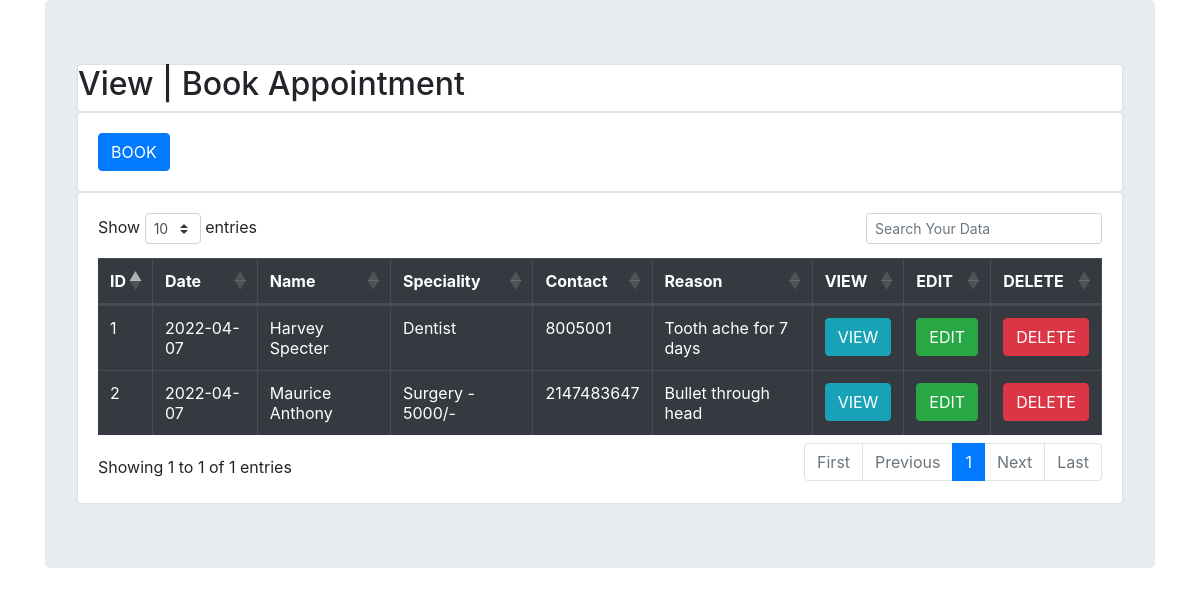
Screenshot of /modal.php with the database file from the repository.
### tables this page shows
CREATE TABLE `appointments` (
  `id` int(100) NOT NULL,
  `date` date NOT NULL,
  `fullname` varchar(100) NOT NULL,
  `contact` int(15) NOT NULL,
  `speciality` varchar(100) NOT NULL,
  `reason` varchar(200) NOT NULL
);

### modal.php (the view, shortened to what this page needs)
<html>
    <head>
    <link rel="stylesheet" href="https://stackpath.bootstrapcdn.com/bootstrap/4.2.1/css/bootstrap.min.css">
    <link rel="stylesheet" href="https://cdn.datatables.net/1.10.18/css/dataTables.bootstrap4.min.css">
    </head>
    <body>
    <div class="container">
        <div class="jumbotron">
            <div class="card">
                <h2> View | Book Appointment</h2>
            </div>
            <div class="card">
                <div class="card-body">
                    <button type="button" class="btn btn-primary" data-toggle="modal" data-target="#appointmentaddmodal">
                        BOOK
                    </button>
                </div>
            </div>
            <div class="card">
                <div class="card-body">
                    <?php
                    $connection = mysqli_connect("localhost", "root", "", "hospital");
                    $query = "SELECT * FROM appointments";
                    $query_run = mysqli_query($connection, $query);
                    ?>
                    <table id="datatableid" class="table table-bordered table-dark">
                        <thead>
                            <tr>
                                <th scope="col">ID</th>
                                <th scope="col">Date</th>
                                <th scope="col">Name</th>
                                <th scope="col">Speciality</th>
                                <th scope="col">Contact</th>
                                <th scope="col">Reason</th>
                                <th scope="col">VIEW</th>
                                <th scope="col">EDIT</th>
                                <th scope="col">DELETE</th>
                            </tr>
                        </thead>
                        <?php
                        if($query_run){
                            foreach($query_run as $row){
                            ?>
                                <tbody>
                                    <tr>
                                        <td><?php echo $row['id']; ?></td>
                                        <td><?php echo $row['date']; ?></td>
                                        <td><?php echo $row['fullname']; ?></td>
                                        <td><?php echo $row['speciality']; ?></td>
                                        <td><?php echo $row['contact']; ?></td>
                                        <td><?php echo $row['reason']; ?></td>
                                        <td>
                                            <button type="button" class="btn btn-info viewbtn"> VIEW </button>
                                        </td>
                                        <td>
                                            <button type="button" class="btn btn-success editbtn"> EDIT </button>
                                        </td>
                                        <td>
                                            <button type="button" class="btn btn-danger deletebtn"> DELETE </button>
                                        </td>
                                    </tr>
                                </tbody>
                                <?php
                            }
                        }else{
                            echo "No Record Found";
                        }
                        ?>
                    </table>
                </div>
            </div>
        </div>
    </div>
    </body>
</html>

### rows the page displays
appointments: id "1", date "2022-04-07", fullname "Harvey Specter", speciality "Dentist", contact "8005001", reason "Tooth ache for 7 days"
appointments: id "2", date "2022-04-07", fullname "Maurice Anthony", speciality "Surgery - 5000/-", contact "2147483647", reason "Bullet through head"
